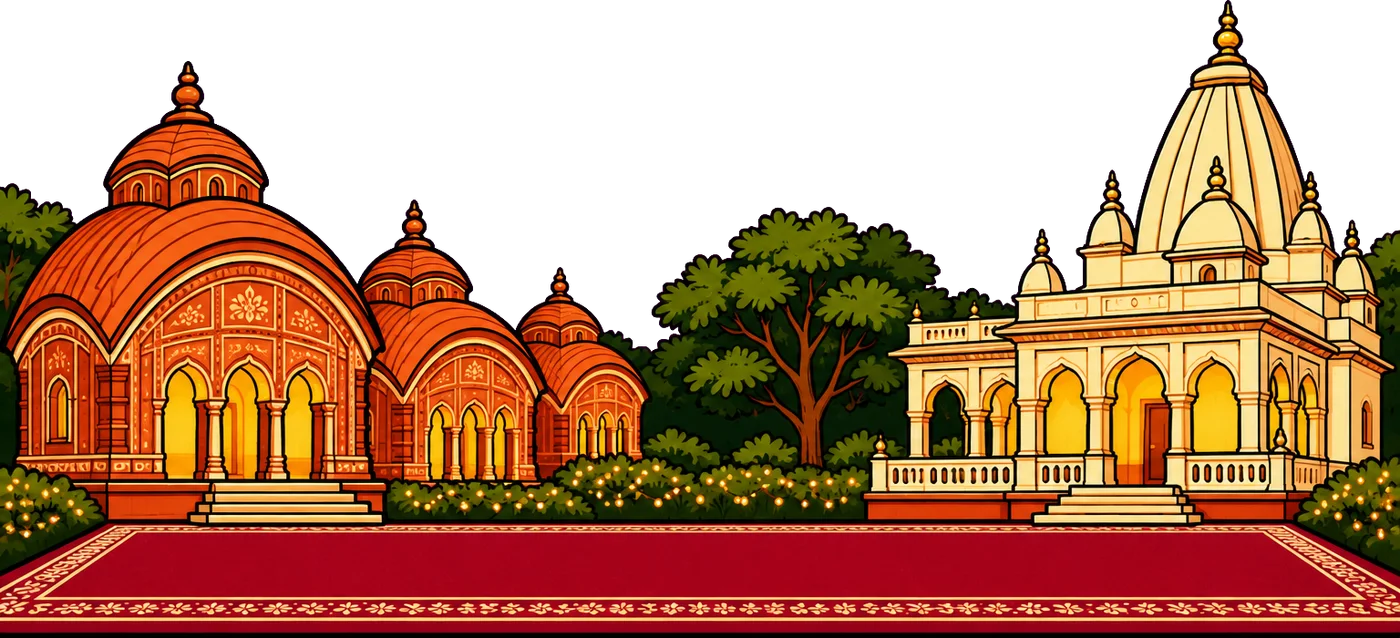
#> input picture src/art/wedding-palace.webp, 1400 x 638 px, found by its file name
$ python wedding-night.py
#> lines starting #> are read from the running program, lines starting #| are printed output that depends on the picture
# The wedding's far side at night, as in the reference film: the terracotta palace and the white temple
# (src/art/wedding-palace.webp, the day picture keyed by `npm run art`) go blue-dark while their windows
# and the strings of lights keep their warm glow. Its red carpet is cut off into its own floor strip, and
# the hedges and trees at both ends are carried on sideways, so the strip can run the width of a laptop
# screen without the buildings growing huge.
# On a phone the palace stands higher, above the couple's heads, so the carpet in front of it is longer:
# carpet-tall keeps the carpet's top edge and its patterned border and stretches the plain red between.
# Writes src/art/wedding-night.webp, src/art/carpet.webp and src/art/carpet-tall.webp.
from PIL import Image, ImageFilter
import numpy as np


def crisp(arr):
    # the carpet runs far wider on screen than it was drawn: twice the size and sharpened keeps its border crisp
    im = Image.fromarray(arr.astype(np.uint8))
    return im.resize((im.width * 2, im.height * 2), Image.LANCZOS).filter(ImageFilter.UnsharpMask(2.2, 90, 1))


day =Image.open('src/art/wedding-palace.webp').convert('RGBA')
#> day is the input picture: PIL image 1400x638 RGBA; mean R, G, B, A 101, 52.2, 25.4, 167.6
a = np.asarray(day).astype(float)
W, H = day.size
#> W = 1400; H = 638

# where the carpet starts: the first row (from the middle down) that is mostly carpet red
rgb = a[..., :3]
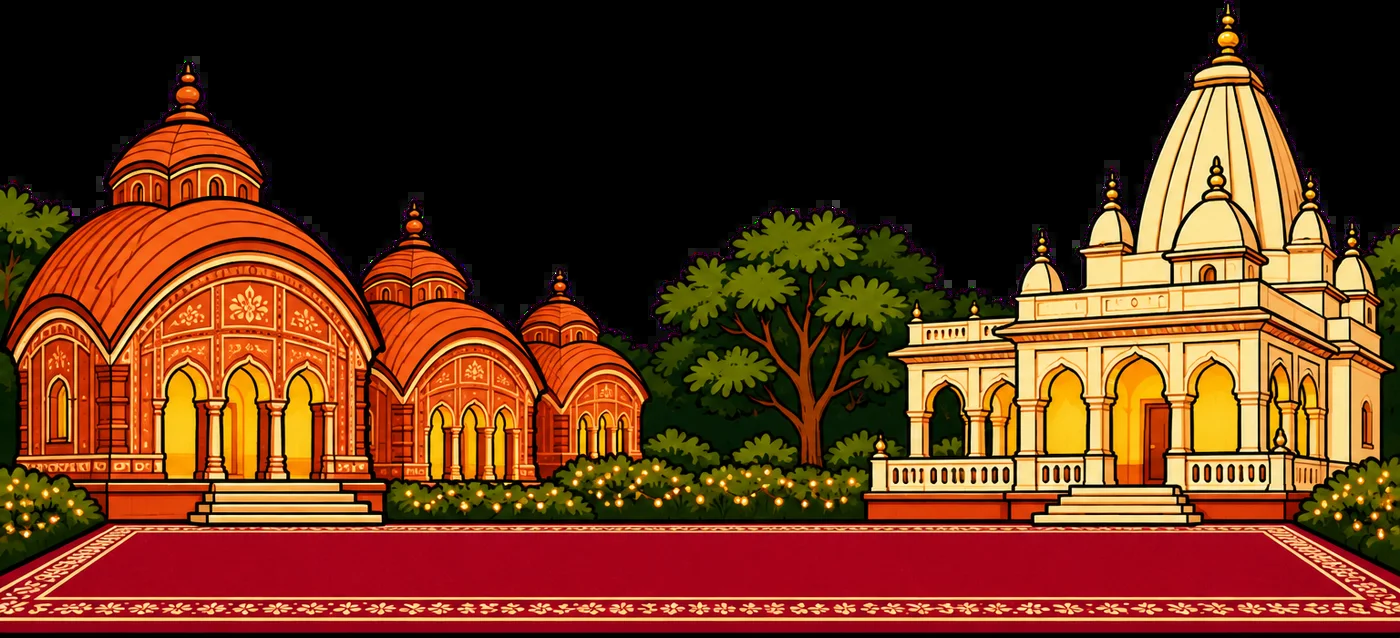
#> rgb: shape (638, 1400, 3) float64; mean R, G, B 101, 52.2, 25.4
red = ((rgb[..., 0] > 120) & (rgb[..., 1] < 70) & (rgb[..., 2] < 80)).mean(1)
#> red = 638 values, max 1 at index 621, min 0 at index 0, mean 0.193
top = next(y for y in range(int(H * 0.6), H) if red[y] > 0.45)
#> top = 533
carpet = a[top:, :, :3]
crisp(carpet).save('src/art/carpet.webp', quality=86, method=6)
#> in crisp, `return im.resize((im.width * 2, im.height * 2), Image.LANCZOS).filter(..`:
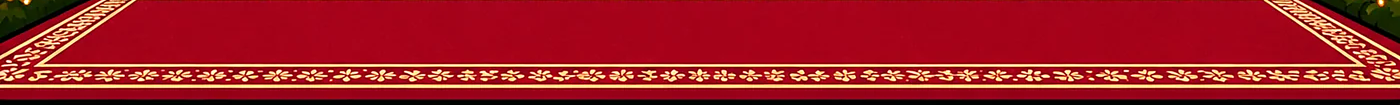
#> returned value: PIL image 2800x210 RGB (shown at 1/2 size); mean R, G, B 157.9, 31.2, 37.5
# the carpet's border is where the rows stop being plain red
plain = [y for y in range(carpet.shape[0]) if abs(carpet[y, :, 1].mean() - carpet[5, :, 1].mean()) < 6]
#> plain = 61 values from 0 to 81
edge = max(y for y in plain if y < carpet.shape[0] * 0.8) + 1
#> edge = 82
band = carpet[6:edge - 4]
tall = np.concatenate([carpet[:6]] + [band if i % 2 == 0 else band[::-1] for i in range(int(np.ceil(190 / len(band))))] , 0)[:196]
tall = np.concatenate([tall, carpet[edge - 4:]], 0)
#> tall: shape (223, 1400, 3) float64
crisp(tall).save('src/art/carpet-tall.webp', quality=86, method=6)
print('carpet-tall', tall.shape[1], 'x', tall.shape[0], ' border from row', edge)
#| carpet-tall 1400 x 223  border from row 82

# night grade
c = a[:top, :, :3] / 255
al = a[:top, :, 3:]
lum = c @ [0.299, 0.587, 0.114]
warm = np.clip((c[..., 0] - c[..., 2]) * 1.6, 0, 1) * np.clip((lum - 0.62) * 3.2, 0, 1)  # lamps, lit windows
night = c * [0.58, 0.6, 0.86] + [0.03, 0.03, 0.09]
glow = np.clip(c * [1.08, 1.0, 0.82], 0, 1)
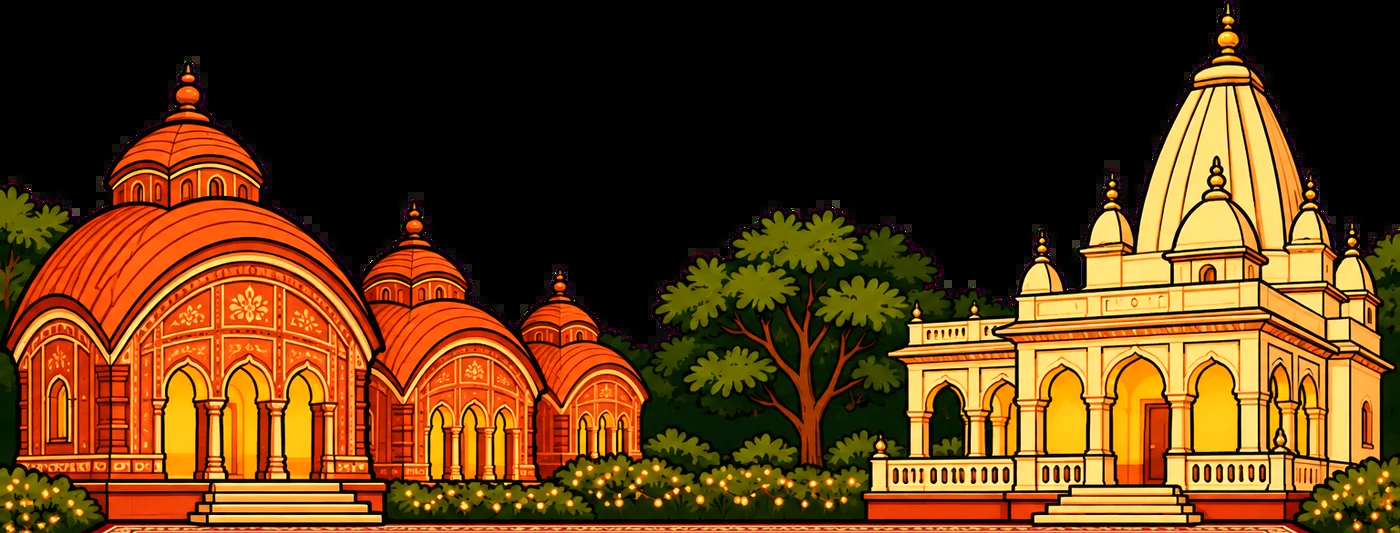
#> glow: shape (533, 1400, 3) float64; mean R, G, B 0.368, 0.222, 0.0751
out = night * (1 - warm[..., None]) + glow * warm[..., None]
img = np.concatenate([np.clip(out * 255, 0, 255), al], -1)
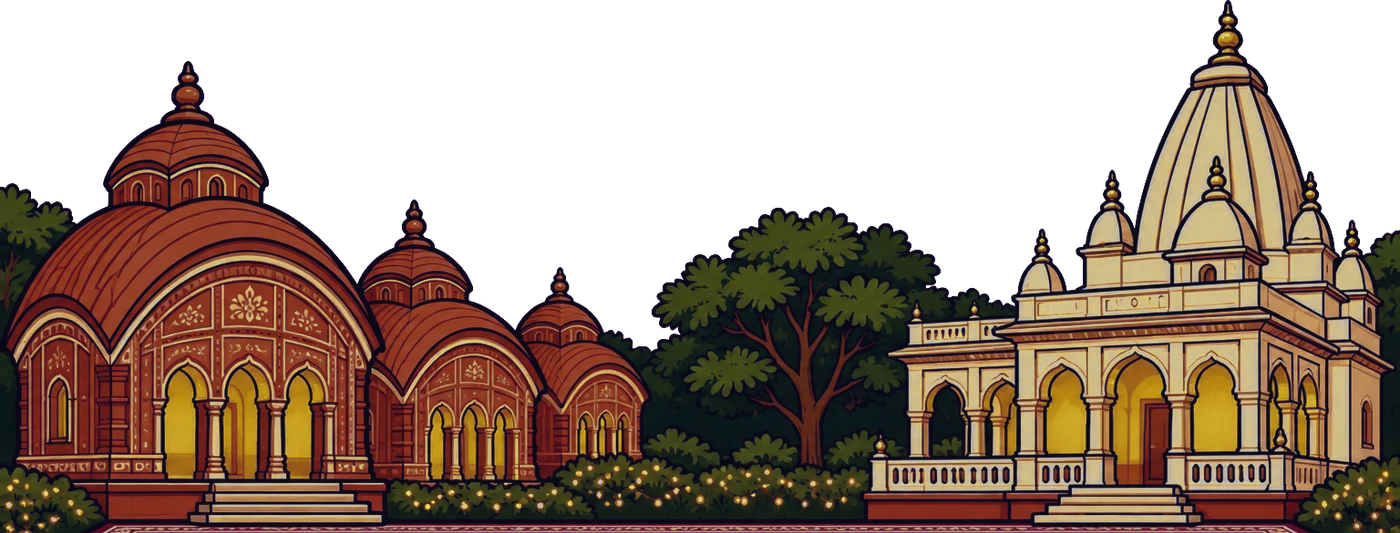
#> img: shape (533, 1400, 4) float64; mean R, G, B, A 66.5, 46.9, 41.1, 150.4; transparent parts drawn white

# carry the ends on sideways with the garden between the two buildings (trees and lit hedge only),
# mirrored over and over
garden = img[:, int(W * 0.475):int(W * 0.625)]
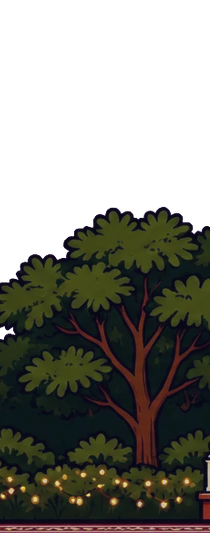
#> garden: shape (533, 210, 4) float64; mean R, G, B, A 27.4, 27, 26.9, 143.4; transparent parts drawn white
pad = W // 2
#> pad = 700
def ext(edge):  # edge: band of columns, outermost column first
    reps = []
    n = 0
    while n < pad:
        reps.append(edge if len(reps) % 2 else edge[:, ::-1])
        n += edge.shape[1]
#> after the loop, n = 840; reps = 4 items
    return np.concatenate(reps, 1)[:, :pad]
#> returned value: shape (533, 700, 4) float64
left = ext(garden[:, ::-1])[:, ::-1]
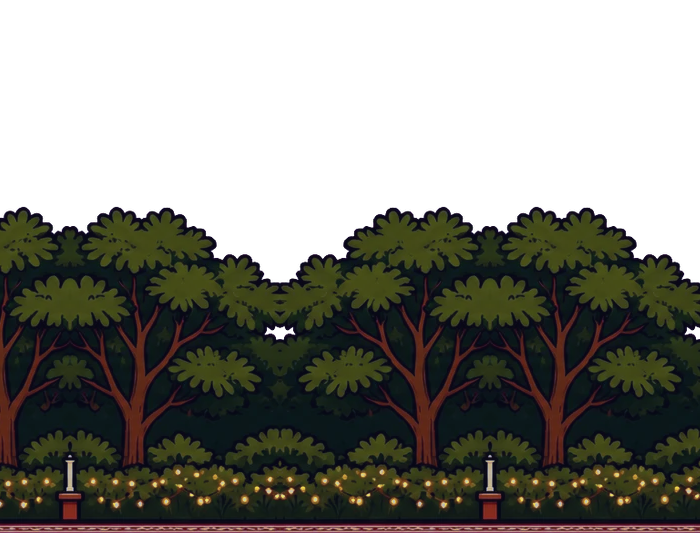
#> left: shape (533, 700, 4) float64; mean R, G, B, A 27.6, 27, 27, 144.1; transparent parts drawn white
right = ext(garden)
wide = np.concatenate([left, img, right], 1)
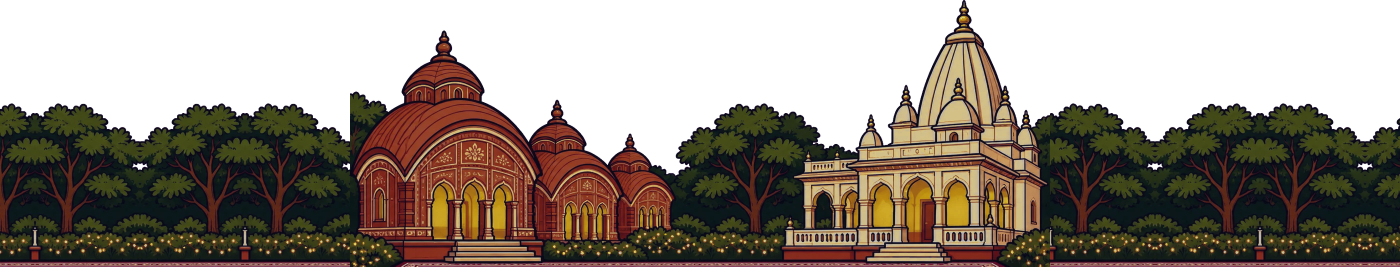
#> wide: shape (533, 2800, 4) float64 (shown at 1/2 size); mean R, G, B, A 46.9, 36.9, 34, 146.7; transparent parts drawn white
Image.fromarray(wide.astype(np.uint8), 'RGBA').save('src/art/wedding-night.webp', quality=86, method=6)
print('wedding-night', wide.shape[1], 'x', wide.shape[0], ' carpet from row', top)
#| wedding-night 2800 x 533  carpet from row 533

$ run again, with src/art/aibur-bride.webp copied over src/art/wedding-palace.webp
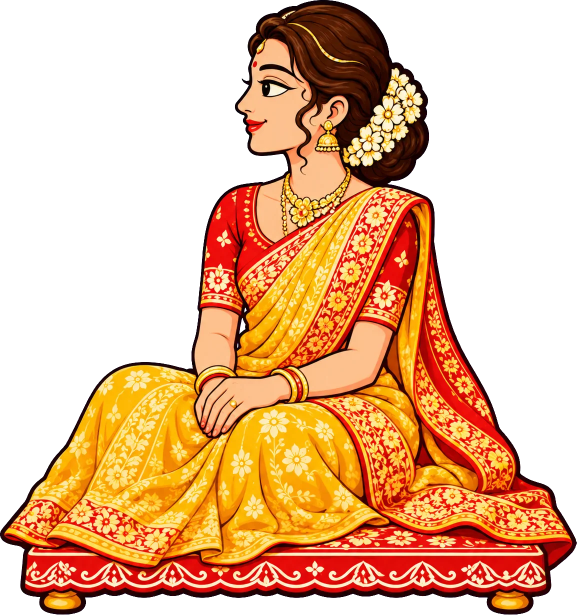
#> input picture src/art/aibur-bride.webp, 1153 x 1230 px, found by its file name (shown at 1/2 size)
#> day is the input picture: PIL image 1153x1230 RGBA; mean R, G, B, A 108.4, 63.5, 30.5, 131.9
#> red = 1230 values, max 0.84 at index 1176, min 0 at index 0, mean 0.111
#> top = 1094
#> plain = [5, 9, 10, 18, 37, 38, 39, 40]
#> edge = 41
#> im: PIL image 1153x295 RGB
#| carpet-tall 1153 x 295  border from row 41
#> after the loop in ext, `while n < pad:`: n = 692; reps = 4 items
#> `left = ext(garden[:, ::-1])[:, ::-1]`:
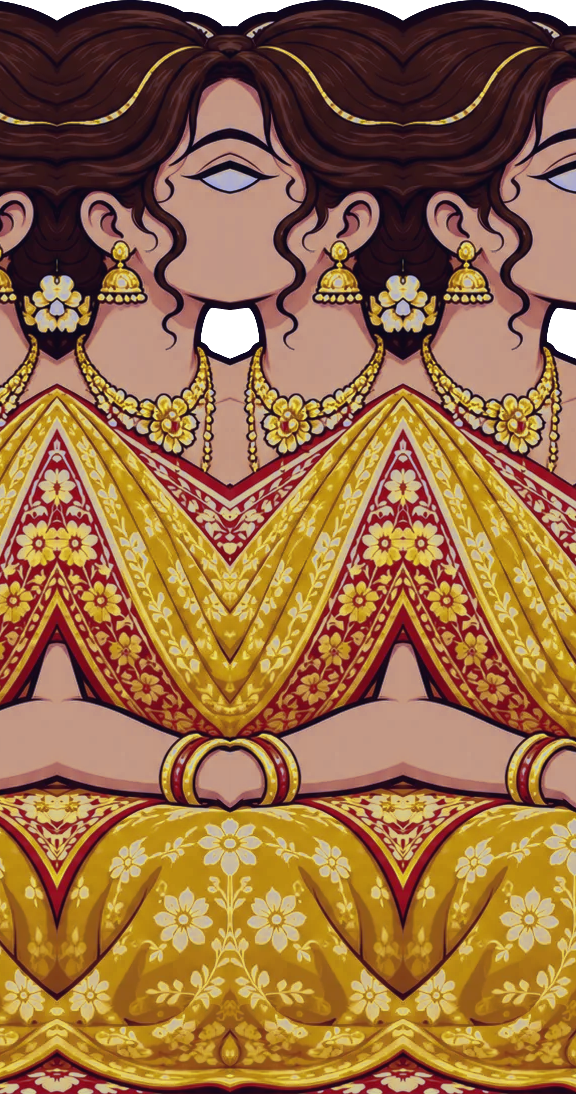
#> left: shape (1094, 576, 4) float64; mean R, G, B, A 148.6, 105.7, 65, 251.6; transparent parts drawn white
#> `wide = np.concatenate([left, img, right], 1)`:
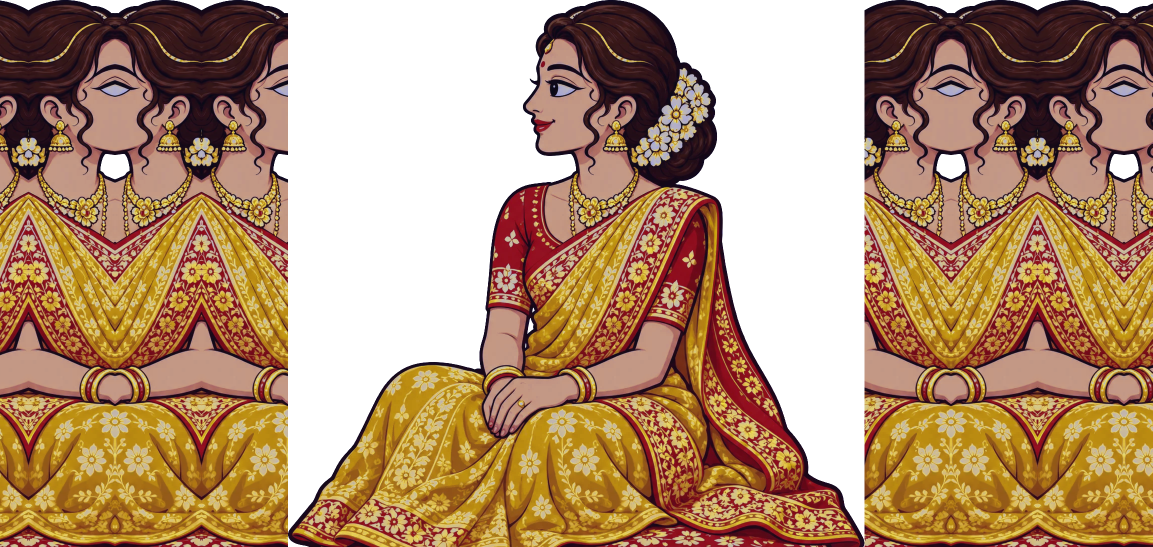
#> wide: shape (1094, 2305, 4) float64 (shown at 1/2 size); mean R, G, B, A 114.6, 80.8, 55.3, 188.5; transparent parts drawn white
#| wedding-night 2305 x 1094  carpet from row 1094
